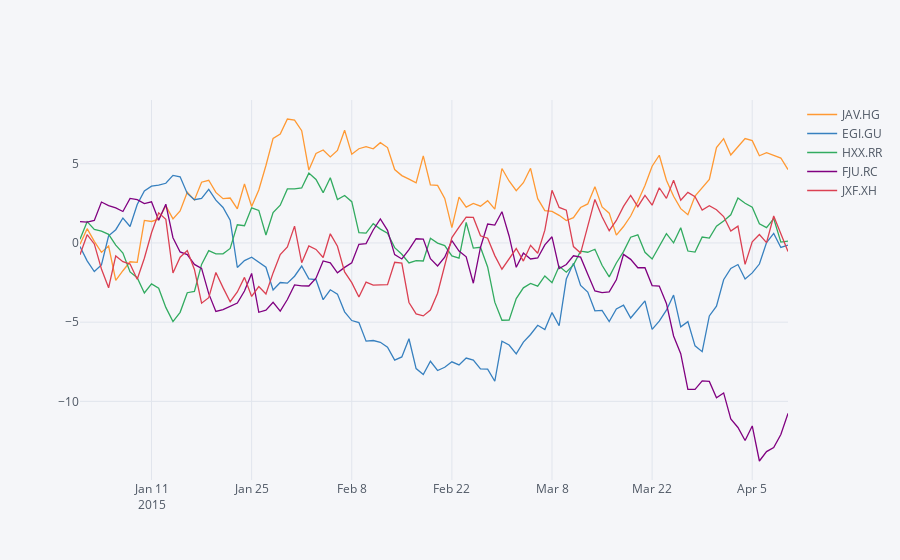

The code cell stored with this chart in its notebook:
### Markdown cell above
Thank to `cufflinks` I can plot the dataframe directly

### Code cell
df.iplot(kind='scatter')
